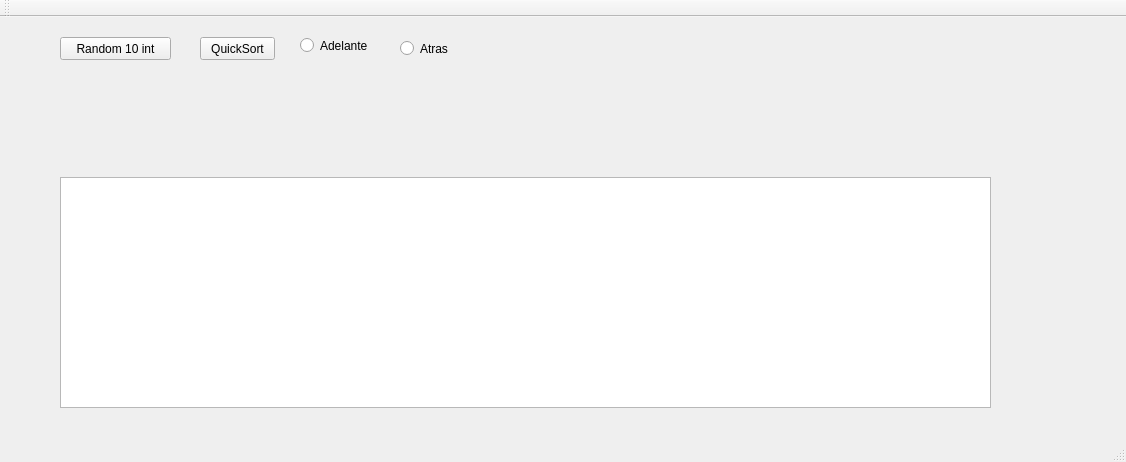
<?xml version="1.0" encoding="UTF-8"?>
<ui version="4.0">
 <class>MainWindow</class>
 <widget class="QMainWindow" name="MainWindow">
  <property name="geometry">
   <rect>
    <x>0</x>
    <y>0</y>
    <width>1126</width>
    <height>462</height>
   </rect>
  </property>
  <property name="windowTitle">
   <string>MainWindow</string>
  </property>
  <widget class="QWidget" name="centralWidget">
   <widget class="QGraphicsView" name="graphicsView">
    <property name="geometry">
     <rect>
      <x>60</x>
      <y>160</y>
      <width>931</width>
      <height>231</height>
     </rect>
    </property>
   </widget>
   <widget class="QRadioButton" name="radioButton">
    <property name="geometry">
     <rect>
      <x>300</x>
      <y>20</y>
      <width>82</width>
      <height>17</height>
     </rect>
    </property>
    <property name="text">
     <string>Adelante</string>
    </property>
   </widget>
   <widget class="QPushButton" name="btnRandonInt">
    <property name="geometry">
     <rect>
      <x>60</x>
      <y>20</y>
      <width>111</width>
      <height>23</height>
     </rect>
    </property>
    <property name="text">
     <string>Random 10 int</string>
    </property>
   </widget>
   <widget class="QPushButton" name="btnQuick">
    <property name="geometry">
     <rect>
      <x>200</x>
      <y>20</y>
      <width>75</width>
      <height>23</height>
     </rect>
    </property>
    <property name="text">
     <string>QuickSort</string>
    </property>
   </widget>
   <widget class="QRadioButton" name="radioButton_2">
    <property name="geometry">
     <rect>
      <x>400</x>
      <y>20</y>
      <width>112</width>
      <height>23</height>
     </rect>
    </property>
    <property name="text">
     <string>Atras</string>
    </property>
   </widget>
  </widget>
  <widget class="QMenuBar" name="menuBar">
   <property name="geometry">
    <rect>
     <x>0</x>
     <y>0</y>
     <width>1126</width>
     <height>22</height>
    </rect>
   </property>
  </widget>
  <widget class="QToolBar" name="mainToolBar">
   <attribute name="toolBarArea">
    <enum>TopToolBarArea</enum>
   </attribute>
   <attribute name="toolBarBreak">
    <bool>false</bool>
   </attribute>
  </widget>
  <widget class="QStatusBar" name="statusBar"/>
 </widget>
 <layoutdefault spacing="6" margin="11"/>
 <resources/>
 <connections/>
</ui>
